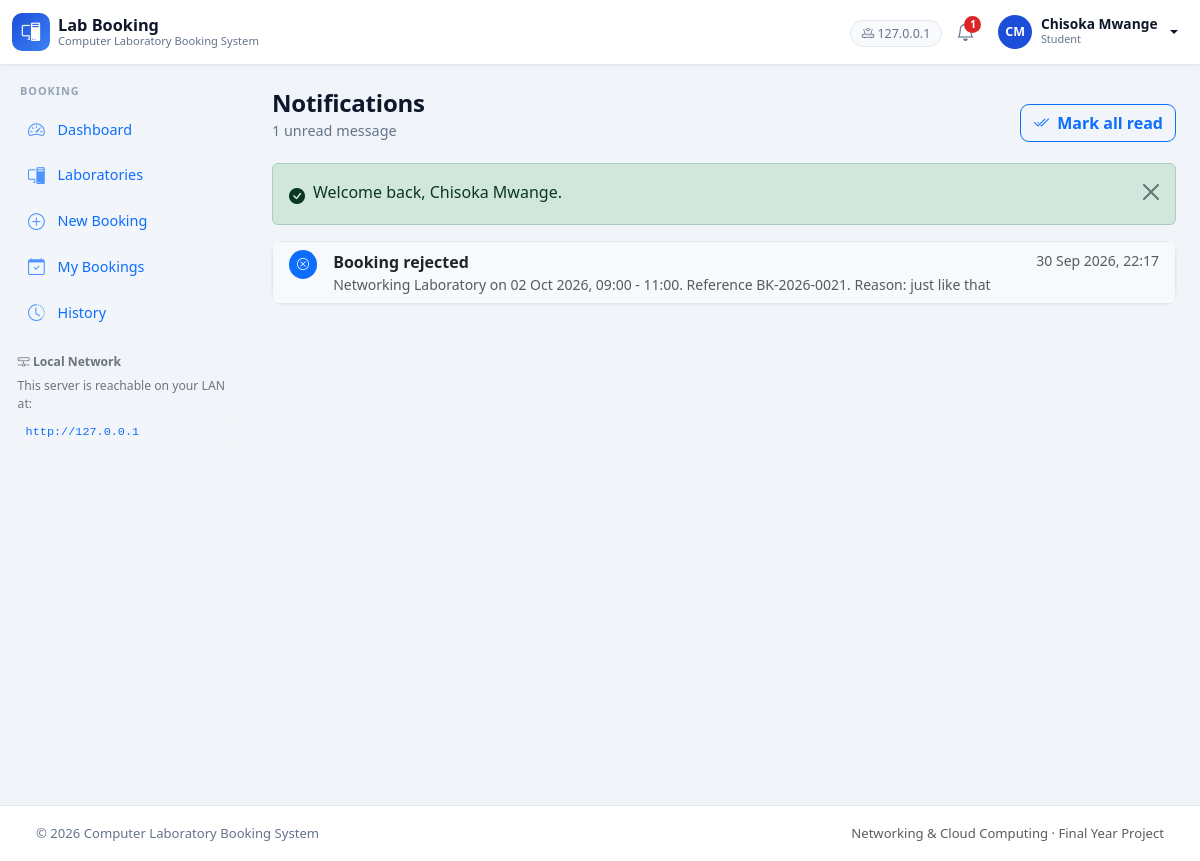
The page /user/notifications.php (signed in) on the database its author committed.
### tables this page shows
CREATE TABLE `users` (
  `id`            INT(11)      NOT NULL AUTO_INCREMENT,
  `name`          VARCHAR(120)  NOT NULL,
  `email`         VARCHAR(191)  NOT NULL,
  `password`      VARCHAR(255)  NOT NULL,
  `role`          ENUM('admin','user')   NOT NULL DEFAULT 'user',
  `status`        ENUM('active','inactive') NOT NULL DEFAULT 'active',
  `student_no`    VARCHAR(50)   DEFAULT NULL,
  `phone`         VARCHAR(30)   DEFAULT NULL,
   
   
   
   
   
  `avatar`        VARCHAR(191)  DEFAULT NULL,
  `last_login_at` DATETIME      DEFAULT NULL,
  `created_at`    DATETIME      NOT NULL DEFAULT CURRENT_TIMESTAMP,
  `updated_at`    DATETIME      NOT NULL DEFAULT CURRENT_TIMESTAMP ON UPDATE CURRENT_TIMESTAMP,
  PRIMARY KEY (`id`),
  UNIQUE KEY `uq_users_email` (`email`),
  UNIQUE KEY `uq_users_student_no` (`student_no`),
  KEY `idx_users_role_status` (`role`,`status`)
);

CREATE TABLE `notifications` (
  `id`         INT(11)      NOT NULL AUTO_INCREMENT,
  `user_id`    INT(11)      NOT NULL,
  `title`      VARCHAR(120) NOT NULL,
  `message`    VARCHAR(255) NOT NULL,
  `link`       VARCHAR(191) DEFAULT NULL,
  `is_read`    TINYINT(1)   NOT NULL DEFAULT 0,
  `created_at` DATETIME     NOT NULL DEFAULT CURRENT_TIMESTAMP,
  PRIMARY KEY (`id`),
  KEY `idx_notifications_user_unread` (`user_id`,`is_read`),
  CONSTRAINT `fk_notifications_user`
    FOREIGN KEY (`user_id`) REFERENCES `users` (`id`)
    ON DELETE CASCADE ON UPDATE CASCADE
);

### includes/auth.php (called while the page is built, shortened)
<?php
function current_user()
{
    return isset($_SESSION['user']) && is_array($_SESSION['user']) ? $_SESSION['user'] : null;
}
function current_user_id()
{
    $user = current_user();
    return $user === null ? null : (int) $user['id'];
}
function is_logged_in()
{
    return current_user() !== null;
}
function is_admin()
{
    $user = current_user();
    return $user !== null && $user['role'] === 'admin';
}
function unread_notification_count()
{
    $id = current_user_id();
    return (int) db_value('SELECT COUNT(*) FROM notifications WHERE user_id = ? AND is_read = 0', array($id));
}
function sync_user_state()
{
    $user = current_user();
    try {
        $fresh = db_one('SELECT id, name, email, role, status, student_no FROM users WHERE id = ?', array((int) $user['id']));
    } catch (Exception $e) {
        error_log('CLBS sync_user_state failed: ' . $e->getMessage());
        return true;
    }
    return true;
}
function require_login()
{
    if (!sync_user_state()) {
        $accountId = current_user_id();
        destroy_session_with_notice(
            'danger',
            'Your account is no longer active. Please contact the administrator.'
        );
        log_activity(
            'session_revoked',
            'user',
            $accountId,
            'Session ended: account deleted or deactivated'
        );
        redirect('auth/login.php');
    }}
function require_user()
{
    require_login();
}
function home_path()
{
    return is_admin() ? 'admin/index.php' : 'user/index.php';
}

### config/database.php (called while the page is built, shortened)
<?php
function db()
{
    static $pdo = null;
    if ($pdo instanceof PDO) {
        return $pdo;
    }
    $dsn = 'mysql:host=' . DB_HOST . ';port=' . DB_PORT . ';dbname=' . DB_NAME . ';charset=' . DB_CHARSET;
    try {
        $pdo = new PDO($dsn, DB_USER, DB_PASS, array(
            PDO::ATTR_ERRMODE            => PDO::ERRMODE_EXCEPTION,
            PDO::ATTR_DEFAULT_FETCH_MODE => PDO::FETCH_ASSOC,
            PDO::ATTR_EMULATE_PREPARES   => false,
        ));
        $pdo->exec("SET SESSION sql_mode = 'STRICT_TRANS_TABLES,NO_ZERO_IN_DATE,NO_ZERO_DATE,ERROR_FOR_DIVISION_BY_ZERO,NO_AUTO_CREATE_USER,NO_ENGINE_SUBSTITUTION'");
    } catch (PDOException $e) {
        if (APP_DEBUG) {
            die(
                '<div style="font-family:sans-serif;max-width:640px;margin:60px auto;padding:24px;'
                . 'border:1px solid #dc3545;border-radius:8px;color:#842029">'
                . '<h2 style="margin-top:0">Database connection failed</h2>'
                . '<p>Could not connect to <code>' . htmlspecialchars($e->getMessage(), ENT_QUOTES, 'UTF-8') . '</code></p>'
                . '<p>Check that:</p><ul>'
                . '<li>MySQL is running in the XAMPP Control Panel</li>'
                . '<li>The <code>' . DB_NAME . '</code> database has been imported '
                . '(<code>database/schema.sql</code>)</li>'
                . '<li>The credentials in <code>config/config.php</code> are correct</li>'
                . '</ul></div>'
            );
        }
        error_log('CLBS DB connection failed: ' . $e->getMessage());
        http_response_code(503);
        die('Service temporarily unavailable. Please try again later.');
    }
    return $pdo;
}

### includes/functions.php (called while the page is built, shortened)
<?php
function e($value)
{
    return htmlspecialchars((string) $value, ENT_QUOTES, 'UTF-8');
}
function url($path = '')
{
    $path = ltrim($path, '/');
    return BASE_URL . '/' . $path;
}
function db_query($sql, array $params = array())
{
    $stmt = db()->prepare($sql);
    $stmt->execute($params);
    return $stmt;
}
function db_all($sql, array $params = array())
{
    return db_query($sql, $params)->fetchAll(PDO::FETCH_ASSOC);
}
function db_one($sql, array $params = array())
{
    $row = db_query($sql, $params)->fetch(PDO::FETCH_ASSOC);
    return $row === false ? null : $row;
}
function db_value($sql, array $params = array())
{
    $row = db_query($sql, $params)->fetch(PDO::FETCH_NUM);
    return $row === false ? null : $row[0];
}
function format_date($date, $withTime = false)
{
    $parsed = date_create_from_format('Y-m-d', $date);
    $ts = strtotime($date);
    return date($withTime ? 'd M Y, H:i' : 'd M Y', $ts);
}
function initials($name)
{
    $parts = preg_split('/\s+/', trim($name));
    $out = '';
    foreach ($parts as $part) {
        if ($part !== '') {
            $out .= strtoupper($part[0]);
        }
    }
    return $out === '' ? '?' : substr($out, 0, 2);
}
function contains($haystack, $needle)
{
    return strpos((string) $haystack, (string) $needle) !== false;
}
function nav_active($current, $candidate)
{
    return $current === $candidate ? ' active' : '';
}

### user/notifications.php (the view, shortened to what this page needs)
<?php
require_user();
$userId = current_user_id();
$notifications = db_all(
    'SELECT id, title, message, link, is_read, created_at
     FROM notifications
     WHERE user_id = ?
     ORDER BY created_at DESC, id DESC
     LIMIT 50',
    array($userId)
);
$unread = 0;
foreach ($notifications as $notification) {
    if ((int) $notification['is_read'] === 0) {
        $unread++;
    }
}
layout_start(array(
    'title'  => 'Notifications',
    'active'  => '',
    'layout'  => 'app',
));
?>
<?php
if ($unread > 0) {
    $markAllButton =
        '<form method="post" action="" class="d-inline">'
        . csrf_field()
        . '<input type="hidden" name="action" value="mark_all_read">'
        . '<button type="submit" class="btn btn-outline-primary">'
        . '<i class="bi bi-check2-all me-1"></i> Mark all read</button>'
        . '</form>';
}
?>
<?php if (!empty($notifications)): ?>
    <div class="card">
        <div class="list-group list-group-flush">
            <?php foreach ($notifications as $notification): ?>
                <div class="list-group-item d-flex gap-3<?php echo (int) $notification['is_read'] === 0 ? ' bg-light' : ''; ?>">
                    <div class="flex-shrink-0">
                        <span class="badge rounded-circle p-2
                            <?php echo (int) $notification['is_read'] === 0 ? 'bg-primary' : 'bg-secondary'; ?>"
                              style="width:auto;height:auto">
                            <i class="bi <?php echo contains($notification['title'], 'approved') ? 'bi-check-circle' : (contains($notification['title'], 'rejected') ? 'bi-x-circle' : 'bi-bell'); ?>"></i>
                        </span>
                    </div>
                    <div class="flex-grow-1">
                        <div class="d-flex justify-content-between gap-2">
                            <strong><?php echo e($notification['title']); ?></strong>
                            <small class="text-muted text-nowrap"><?php echo e(format_date($notification['created_at'], true)); ?></small>
                        </div>
                        <p class="small mb-0 text-muted"><?php echo e($notification['message']); ?></p>
                    </div>
                </div>
            <?php endforeach; ?>
        </div>
    </div>
<?php else: ?>
    <div class="card">
        <?php empty_state('bi-bell-slash', 'No notifications', 'Updates about your bookings will appear here.'); ?>
    </div>
<?php endif; ?>

### includes/navbar.php (shortened to what this page needs)
<?php
$__user = current_user();
$__unread = 0;
if ($__user !== null) {
    try {
        $__unread = unread_notification_count();
    } catch (Exception $e) {
        $__unread = 0;
    }
}
$__serverIp = isset($_SERVER['SERVER_ADDR']) ? $_SERVER['SERVER_ADDR'] : '';
?>
<nav class="navbar navbar-expand-lg app-navbar sticky-top">
  <div class="container-fluid">
    <a class="navbar-brand d-flex align-items-center gap-2" href="<?php echo e(url(home_path())); ?>">
      <span class="brand-mark"><i class="bi bi-pc-display"></i></span>
      <span class="brand-text">
        <strong>Lab Booking</strong>
        <small>Computer Laboratory Booking System</small>
      </span>
    </a>
    <div class="collapse navbar-collapse justify-content-end">
      <ul class="navbar-nav align-items-lg-center gap-lg-1">
        <?php if (!is_logged_in()): ?>
          <li class="nav-item">
            <a class="btn btn-sm btn-outline-primary" href="<?php echo e(url('auth/login.php')); ?>">Sign in</a>
          </li>
        <?php else: ?>
          <?php if ($__serverIp !== ''): ?>
          <li class="nav-item d-none d-xl-block">
            <span class="nav-server" title="Clients on the local network can reach this server here">
              <i class="bi bi-router"></i> <?php echo e($__serverIp); ?>
            </span>
          </li>
          <?php endif; ?>
          <li class="nav-item">
            <a class="nav-icon" href="<?php echo e(url(is_admin() ? 'admin/notifications.php' : 'user/notifications.php')); ?>"
               title="Notifications">
              <i class="bi bi-bell"></i>
              <?php if ($__unread > 0): ?>
                <span class="nav-badge"><?php echo $__unread > 9 ? '9+' : e($__unread); ?></span>
              <?php endif; ?>
            </a>
          </li>
          <li class="nav-item dropdown">
            <a class="nav-user dropdown-toggle" href="#" data-bs-toggle="dropdown" aria-expanded="false">
              <span class="avatar"><?php echo e(initials($__user['name'])); ?></span>
              <span class="d-none d-sm-inline">
                <strong><?php echo e($__user['name']); ?></strong>
                <small class="role-tag"><?php echo e($__user['role'] === 'admin' ? 'Administrator' : 'Student'); ?></small>
              </span>
            </a>
          </li>
        <?php endif; ?>
      </ul>
    </div>
  </div>
</nav>

### includes/sidebar.php (shortened to what this page needs)
<?php
$__active = isset($GLOBALS['__active']) ? $GLOBALS['__active'] : '';
$__isAdmin = is_admin();
if ($__isAdmin) {
    $__links = array(
        array('key' => 'dashboard',     'icon' => 'bi-speedometer2',   'label' => 'Dashboard',      'href' => 'admin/index.php'),
        array('key' => 'laboratories',  'icon' => 'bi-pc-display',     'label' => 'Laboratories',   'href' => 'admin/laboratories.php'),
        array('key' => 'bookings',      'icon' => 'bi-calendar-check',  'label' => 'Bookings',       'href' => 'admin/bookings.php'),
        array('key' => 'approvals',     'icon' => 'bi-inbox',           'label' => 'Approvals',      'href' => 'admin/approvals.php', 'badge' => 'pending'),
        array('key' => 'users',         'icon' => 'bi-people',          'label' => 'Users',          'href' => 'admin/users.php'),
        array('key' => 'slots',         'icon' => 'bi-clock-history',   'label' => 'Time Slots',     'href' => 'admin/time-slots.php'),
        array('key' => 'reports',       'icon' => 'bi-bar-chart-line',  'label' => 'Reports',        'href' => 'admin/reports.php'),
        array('key' => 'activity',      'icon' => 'bi-activity',        'label' => 'Activity Log',   'href' => 'admin/activity.php'),
    );
    $__section = 'Administration';
} else {
    $__links = array(
        array('key' => 'dashboard',     'icon' => 'bi-speedometer2',  'label' => 'Dashboard',      'href' => 'user/index.php'),
        array('key' => 'laboratories',  'icon' => 'bi-pc-display',    'label' => 'Laboratories',   'href' => 'user/laboratories.php'),
        array('key' => 'new-booking',   'icon' => 'bi-plus-circle',   'label' => 'New Booking',    'href' => 'user/book.php'),
        array('key' => 'bookings',      'icon' => 'bi-calendar-check', 'label' => 'My Bookings',   'href' => 'user/bookings.php'),
        array('key' => 'history',       'icon' => 'bi-clock-history', 'label' => 'History',        'href' => 'user/history.php'),
    );
    $__section = 'Booking';
}
?>
<aside class="app-sidebar offcanvas-lg offcanvas-start" tabindex="-1" id="appSidebar"
       aria-label="Main navigation">
  <div class="offcanvas-body d-lg-flex flex-column p-0">
    <div class="sidebar-section"><?php echo e($__section); ?></div>
    <nav class="sidebar-nav">
      <?php foreach ($__links as $__link):
      ?>
        <a class="sidebar-link text-primary<?php echo nav_active($__active, $__link['key']); ?>"
           href="<?php echo e(url($__link['href'])); ?>">
          <i class="bi <?php echo e($__link['icon']); ?>"></i>
          <span><?php echo e($__link['label']); ?></span>
        </a>
      <?php endforeach; ?>
    </nav>
    <div class="sidebar-foot">
      <div class="sidebar-foot-title text-secondary"><i class="bi bi-hdd-network"></i> Local Network</div>
      <p class="mb-1 text-secondary">This server is reachable on your LAN at:</p>
      <code class="lan-url text-primary">http://<?php echo e(isset($_SERVER['SERVER_ADDR']) ? $_SERVER['SERVER_ADDR'] : 'SERVER_IP'); ?></code>
    </div>
  </div>
</aside>

### rows shown on the page
users: name "CM", name "Chisoka Mwange", role "Student", role "BOOKING"
notifications: title "Booking rejected", created_at "30 Sep 2026, 22:17", message "Networking Laboratory on 02 Oct 2026, 09:00 - 11:00. Reference BK-2026-0021. Reason: just like that"

### other values the page prints
$__serverIp "127.0.0.1"
$__unread "1"
$__link['label'] "Dashboard"
$__link['label'] "Laboratories"
$__link['label'] "New Booking"
$__link['label'] "My Bookings"
$__link['label'] "History"
isset($_SERVER['SERVER_ADDR']) ? $_SERVER['SERVER_ADDR'] : 'SERVER_IP' "127.0.0.1"
$title "Notifications"
$subtitle "1 unread message"
$flash['message'] "Welcome back, Chisoka Mwange."
APP_NAME "Computer Laboratory Booking System"
APP_ORG "Networking & Cloud Computing"
